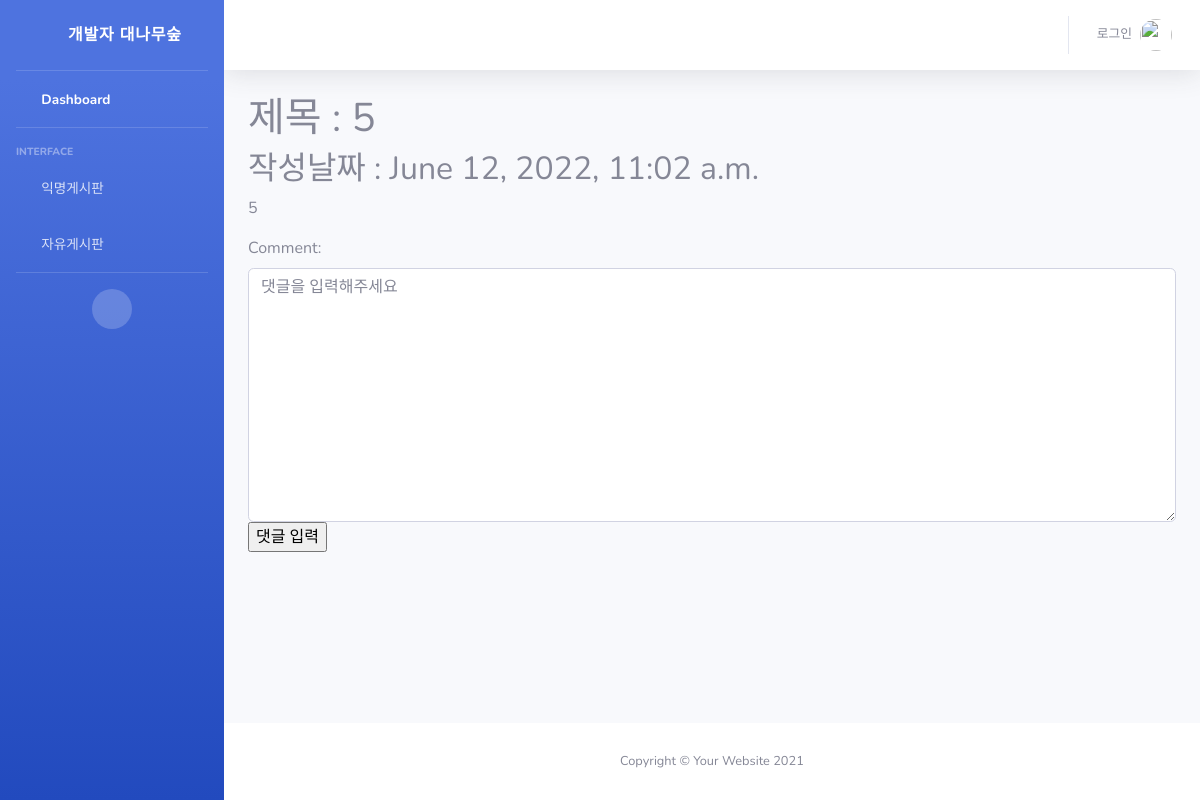
Screenshot of /detail/11 with the database file from the repository.
### snsapp/models.py (models this page shows, shortened)
class Post(models.Model):
    title = models.CharField(max_length=200)
    body = models.TextField()
    date = models.DateTimeField(auto_now_add=True)

### snsapp/views.py (the view)
# urls.py: path('detail/<int:post_id>', views.detail, name='detail'),
def detail(request, post_id):
    post_detail = get_object_or_404(Post, pk=post_id)
    comment_form = CommentForm()
    return render(request, 'detail.html', {'post_detail':post_detail, 'comment_form':comment_form})

### snsapp/forms.py
class CommentForm(forms.ModelForm):
    class Meta:
        model = Comment
        fields = ['comment']
    def __init__(self, *args, **kwargs):
        super(CommentForm, self).__init__(*args, **kwargs)
        self.fields['comment'].widget.attrs = {
            'class':'form-control',
            'placeholder':"댓글을 입력해주세요",
            'rows':10
        }

### snsapp/templates/detail.html (shortened to what this page needs)
{% extends 'base.html' %}
{% block content %}
<h1>제목 : {{ post_detail.title }}</h1>
<h2>작성날짜 : {{ post_detail.date }}</h2>
<p>
    {{ post_detail.body }}
</p>
<form method="POST" action="{% url 'new_comment' post_detail.id %}">
    {{ comment_form }}
    <input type="submit" value="댓글 입력">
</form>
{% endblock %}

### rows the page displays
Post: title "5", date "June 12, 2022, 11:02 a.m.", body "5"
